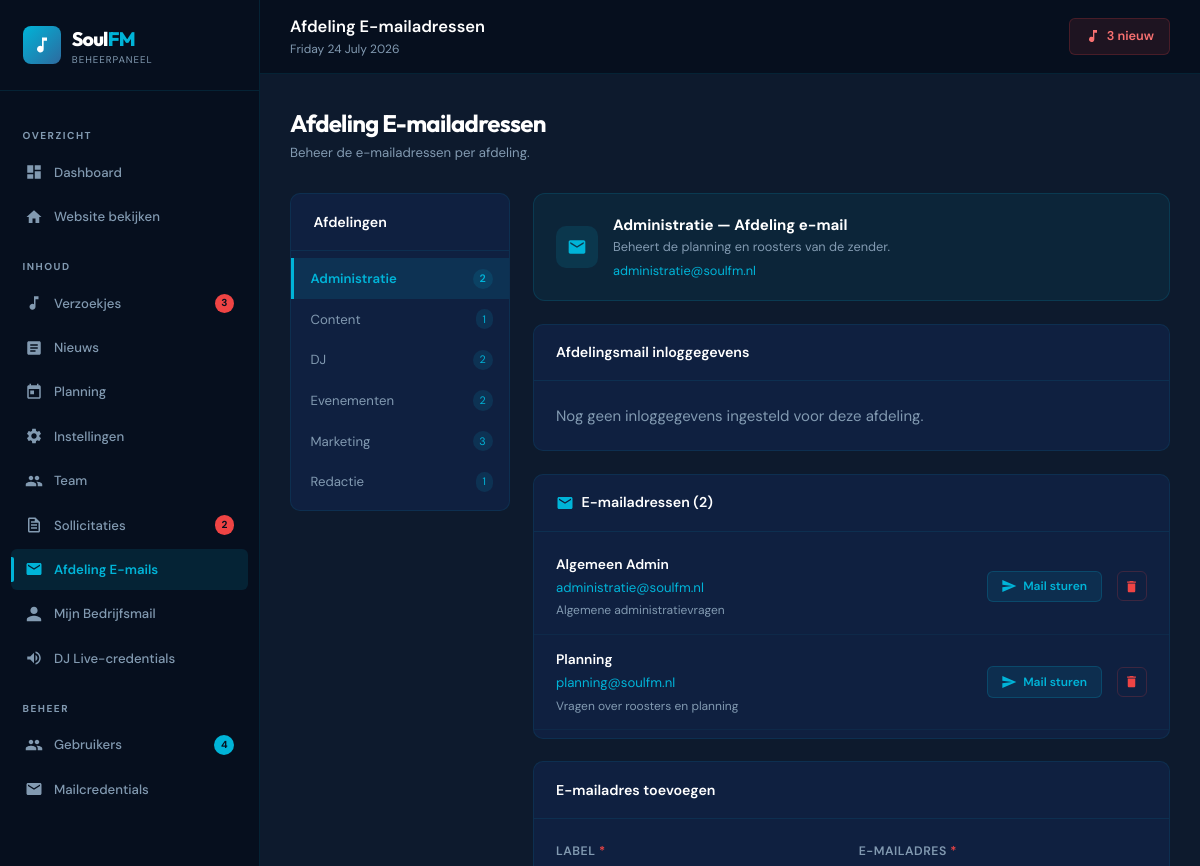
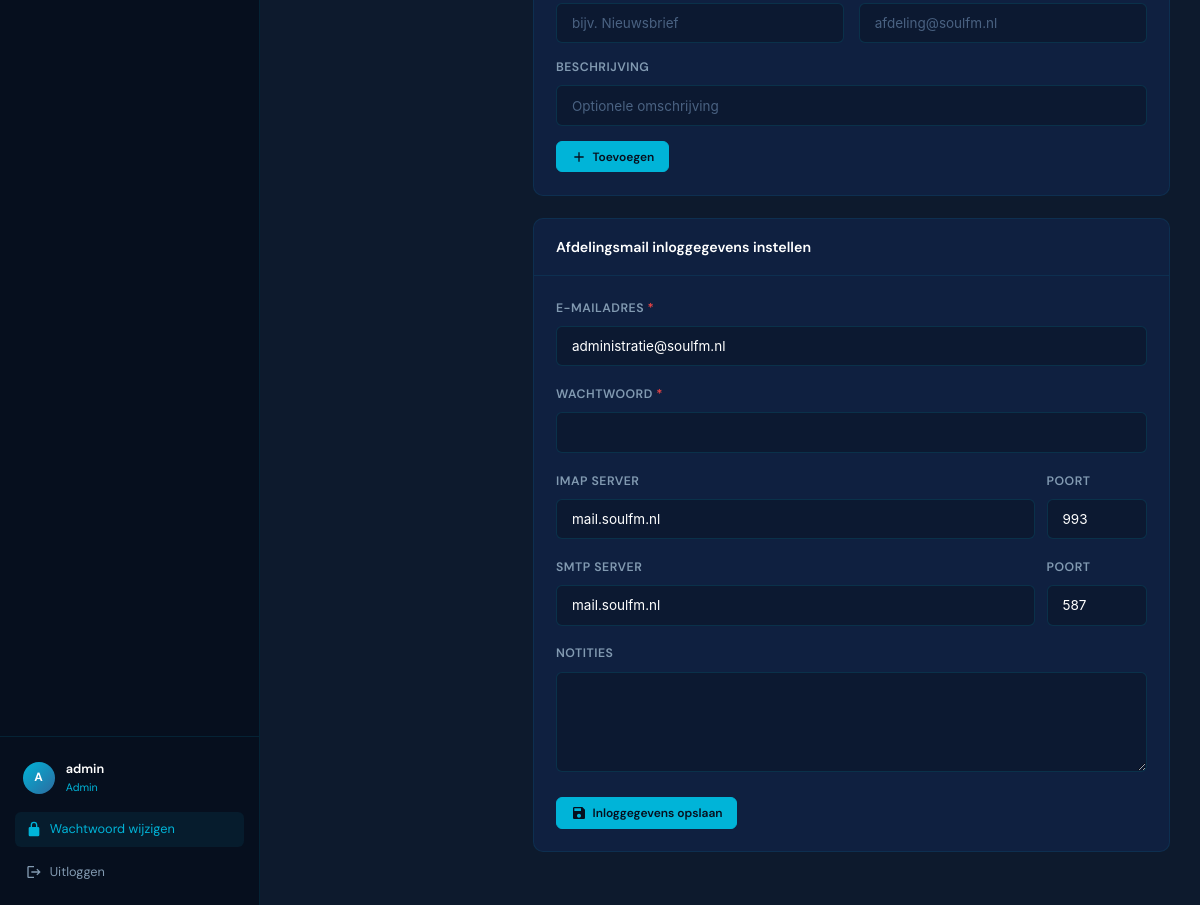
Page /admin/dept-emails.php (signed in) on the committed database (2 pictures, top to bottom).
### tables this page shows
CREATE TABLE IF NOT EXISTS users (
    id INT AUTO_INCREMENT PRIMARY KEY,
    username VARCHAR(50) NOT NULL UNIQUE,
    email VARCHAR(100) NOT NULL UNIQUE,
    password_hash VARCHAR(255) NOT NULL,
    role ENUM(
        'admin',
        'dj',
        'dj_hoofd',
        'administratie',
        'administratie_hoofd',
        'evenementen',
        'evenementen_hoofd',
        'redactie',
        'redactie_hoofd',
        'content',
        'content_hoofd',
        'marketing',
        'marketing_hoofd',
        'moderator',
        'listener'
    ) NOT NULL DEFAULT 'listener',
    avatar VARCHAR(255) DEFAULT NULL,
    active TINYINT(1) NOT NULL DEFAULT 1,
    created_at DATETIME NOT NULL DEFAULT CURRENT_TIMESTAMP,
    last_login DATETIME DEFAULT NULL
);

CREATE TABLE IF NOT EXISTS departments (
    id INT AUTO_INCREMENT PRIMARY KEY,
    slug VARCHAR(50) NOT NULL UNIQUE,
    name VARCHAR(100) NOT NULL,
    description TEXT DEFAULT NULL,
    email VARCHAR(100) DEFAULT NULL,
    head_role VARCHAR(50) NOT NULL,
    member_role VARCHAR(50) NOT NULL,
    created_at DATETIME NOT NULL DEFAULT CURRENT_TIMESTAMP
);

CREATE TABLE IF NOT EXISTS department_emails (
    id INT AUTO_INCREMENT PRIMARY KEY,
    department_slug VARCHAR(50) NOT NULL,
    label VARCHAR(100) NOT NULL,
    email_address VARCHAR(150) NOT NULL,
    description TEXT DEFAULT NULL,
    created_at DATETIME NOT NULL DEFAULT CURRENT_TIMESTAMP
);

### admin/dept-emails.php (the view, shortened to what the rows shown need)
<?php
require_once __DIR__ . '/../includes/auth.php';
require_once __DIR__ . '/../includes/functions.php';
$userRole   = $_SESSION['user_role'] ?? 'listener';
$userDept   = getUserDepartment($userRole);
$isAdmin    = ($userRole === 'admin');
if ($isAdmin) {
    $departments = getDepartments();
    $selectedDept = $_GET['dept'] ?? ($departments[0]['slug'] ?? '');
} else {
    $selectedDept = $userDept ?? '';
    $departments  = $userDept ? [getDepartment($userDept)] : [];
    $departments  = array_filter($departments);
}
$emails = $selectedDept ? getDepartmentEmails($selectedDept) : [];
$currentDeptInfo = $selectedDept ? getDepartment($selectedDept) : null;
$deptCreds = $selectedDept ? getDepartmentMailCredentials($selectedDept) : null;
require_once __DIR__ . '/includes/admin-header.php';
?>
<div class="page-header-admin">
  <div>
    <h1>Afdeling E-mailadressen</h1>
  </div>
</div>
<div style="display:grid;grid-template-columns:<?= $isAdmin ? '220px 1fr' : '1fr' ?>;gap:1.5rem;align-items:start">
  <?php if ($isAdmin && count($departments) > 1): ?>
  <div class="section-card" style="overflow:hidden">
    <nav style="padding:.5rem 0">
      <?php foreach ($departments as $dept): ?>
      <a href="?dept=<?= urlencode($dept['slug']) ?>"
        style="display:flex;align-items:center;gap:.75rem;padding:.65rem 1.1rem;color:<?= $selectedDept===$dept['slug']?'var(--accent)':'var(--text-dim)' ?>;font-size:.88rem;font-weight:<?= $selectedDept===$dept['slug']?'600':'400' ?>;background:<?= $selectedDept===$dept['slug']?'var(--accent-dim)':'transparent' ?>;border-left:3px solid <?= $selectedDept===$dept['slug']?'var(--accent)':'transparent' ?>;transition:all .2s">
        <?= htmlspecialchars($dept['name']) ?>
        <span style="margin-left:auto;font-size:.72rem;background:rgba(0,180,216,.12);color:var(--accent);padding:.1rem .45rem;border-radius:10px">
          <?= count(getDepartmentEmails($dept['slug'])) ?>
        </span>
      </a>
      <?php endforeach; ?>
    </nav>
  </div>
  <?php endif; ?>
  <div>
    <?php if ($currentDeptInfo): ?>
    <div style="background:rgba(0,180,216,0.07);border:1px solid rgba(0,180,216,0.15);border-radius:12px;padding:1.25rem 1.5rem;margin-bottom:1.5rem;display:flex;align-items:center;gap:1rem">
      <div style="width:42px;height:42px;background:rgba(0,180,216,0.12);border-radius:10px;display:flex;align-items:center;justify-content:center;flex-shrink:0">
        <svg viewBox="0 0 24 24" style="width:20px;height:20px;fill:var(--accent)"><path d="M20 4H4c-1.1 0-1.99.9-1.99 2L2 18c0 1.1.9 2 2 2h16c1.1 0 2-.9 2-2V6c0-1.1-.9-2-2-2zm0 4l-8 5-8-5V6l8 5 8-5v2z"/></svg>
      </div>
      <div>
        <div style="font-weight:700;color:var(--white)"><?= htmlspecialchars($currentDeptInfo['name']) ?> — Afdeling e-mail</div>
        <div style="font-size:.85rem;color:var(--text-dim)"><?= htmlspecialchars($currentDeptInfo['description'] ?? '') ?></div>
        <?php if ($currentDeptInfo['email']): ?>
        <div style="font-size:.85rem;margin-top:.25rem"><a href="mailto:<?= htmlspecialchars($currentDeptInfo['email']) ?>" style="color:var(--accent)"><?= htmlspecialchars($currentDeptInfo['email']) ?></a></div>
        <?php endif; ?>
      </div>
    </div>
    <div class="section-card" style="margin-bottom:1.5rem">
      <div class="section-card-header">
        <span class="section-card-title">Afdelingsmail inloggegevens</span>
      </div>
      <div class="section-card-body">
        <?php if (!$deptCreds): ?>
          <div style="color:var(--text-dim)">Nog geen inloggegevens ingesteld voor deze afdeling.</div>
        <?php endif; ?>
      </div>
    </div>
    <div class="section-card" style="margin-bottom:1.5rem">
      <div class="section-card-header">
        <span class="section-card-title">
          <svg viewBox="0 0 24 24"><path d="M20 4H4c-1.1 0-1.99.9-1.99 2L2 18c0 1.1.9 2 2 2h16c1.1 0 2-.9 2-2V6c0-1.1-.9-2-2-2zm0 4l-8 5-8-5V6l8 5 8-5v2z"/></svg>
          E-mailadressen (<?= count($emails) ?>)
        </span>
      </div>
      <?php if ($emails): ?>
      <div style="padding:.5rem 0">
        <?php foreach ($emails as $em): ?>
        <div style="display:flex;align-items:center;gap:1rem;padding:.9rem 1.5rem;border-bottom:1px solid rgba(0,180,216,.06)">
          <div style="flex:1;min-width:0">
            <div style="font-weight:600;font-size:.92rem;color:var(--white)"><?= htmlspecialchars($em['label']) ?></div>
            <a href="mailto:<?= htmlspecialchars($em['email_address']) ?>" style="color:var(--accent);font-size:.88rem"><?= htmlspecialchars($em['email_address']) ?></a>
            <?php if ($em['description']): ?>
            <div style="font-size:.8rem;color:var(--text-dim);margin-top:.15rem"><?= htmlspecialchars($em['description']) ?></div>
            <?php endif; ?>
          </div>
          <a href="mailto:<?= htmlspecialchars($em['email_address']) ?>" class="btn btn-secondary btn-sm">
            <svg viewBox="0 0 24 24"><path d="M2.01 21L23 12 2.01 3 2 10l15 2-15 2z"/></svg>
            Mail sturen
          </a>
          <?php if ($isAdmin): ?>
          <form method="POST" style="display:inline">
            <button type="submit" class="btn-icon del" title="Verwijderen"
              data-confirm-delete="E-mailadres verwijderen?"
              aria-label="Verwijder e-mailadres">
              <svg viewBox="0 0 24 24"><path d="M6 19c0 1.1.9 2 2 2h8c1.1 0 2-.9 2-2V7H6v12zM19 4h-3.5l-1-1h-5l-1 1H5v2h14V4z"/></svg>
            </button>
          </form>
          <?php endif; ?>
        </div>
        <?php endforeach; ?>
      </div>
      <?php else: ?>
      <div style="padding:2.5rem;text-align:center;color:var(--text-dim)">Geen e-mailadressen gevonden voor deze afdeling.</div>
      <?php endif; ?>
    </div>
    <?php if ($isAdmin): ?>
    <div class="section-card">
      <div class="section-card-header">
        <span class="section-card-title">E-mailadres toevoegen</span>
      </div>
      <div class="section-card-body">
        <form method="POST" action="?dept=<?= urlencode($selectedDept) ?>">
          <div style="display:grid;grid-template-columns:1fr 1fr;gap:1rem">
            <div class="form-group" style="margin:0">
              <label class="form-label">Label <span class="req">*</span></label>
              <input type="text" name="label" class="form-control" placeholder="bijv. Nieuwsbrief" required maxlength="100">
            </div>
            <div class="form-group" style="margin:0">
              <label class="form-label">E-mailadres <span class="req">*</span></label>
              <input type="email" name="email_address" class="form-control" placeholder="afdeling@soulfm.nl" required maxlength="150">
            </div>
            <div class="form-group" style="margin:0;grid-column:1/-1">
              <label class="form-label">Beschrijving</label>
              <input type="text" name="description" class="form-control" placeholder="Optionele omschrijving" maxlength="200">
            </div>
          </div>
          <button type="submit" class="btn btn-primary btn-sm" style="margin-top:1rem">
            <svg viewBox="0 0 24 24"><path d="M19 13h-6v6h-2v-6H5v-2h6V5h2v6h6v2z"/></svg>
            Toevoegen
          </button>
        </form>
      </div>
    </div>
    <div class="section-card" style="margin-top:1.5rem">
      <div class="section-card-header">
        <span class="section-card-title">Afdelingsmail inloggegevens instellen</span>
      </div>
      <div class="section-card-body">
        <form method="POST" action="?dept=<?= urlencode($selectedDept) ?>">
          <div class="form-group">
            <label class="form-label">E-mailadres <span class="req">*</span></label>
            <input type="email" name="mail_address" class="form-control" required maxlength="150"
              value="<?= htmlspecialchars($deptCreds['mail_address'] ?? ($selectedDept . '@soulfm.nl')) ?>">
          </div>
          <div class="form-group">
            <label class="form-label">Wachtwoord <?= $deptCreds ? '<span style="font-weight:400;color:var(--text-dim)">(leeg laten = ongewijzigd)</span>' : '<span class="req">*</span>' ?></label>
            <input type="password" name="mail_password" class="form-control" <?= $deptCreds ? '' : 'required' ?> autocomplete="new-password">
          </div>
          <div style="display:grid;grid-template-columns:1fr 100px;gap:.75rem">
            <div class="form-group">
              <label class="form-label">IMAP server</label>
              <input type="text" name="imap_server" class="form-control" value="<?= htmlspecialchars($deptCreds['imap_server'] ?? 'mail.soulfm.nl') ?>">
            </div>
            <div class="form-group">
              <label class="form-label">Poort</label>
              <input type="number" name="imap_port" class="form-control" min="1" max="65535" value="<?= htmlspecialchars((string)($deptCreds['imap_port'] ?? 993)) ?>">
            </div>
          </div>
          <div style="display:grid;grid-template-columns:1fr 100px;gap:.75rem">
            <div class="form-group">
              <label class="form-label">SMTP server</label>
              <input type="text" name="smtp_server" class="form-control" value="<?= htmlspecialchars($deptCreds['smtp_server'] ?? 'mail.soulfm.nl') ?>">
            </div>
            <div class="form-group">
              <label class="form-label">Poort</label>
              <input type="number" name="smtp_port" class="form-control" min="1" max="65535" value="<?= htmlspecialchars((string)($deptCreds['smtp_port'] ?? 587)) ?>">
            </div>
          </div>
          <div class="form-group">
            <label class="form-label">Notities</label>
            <textarea name="extra_notes" class="form-control" rows="3"><?= htmlspecialchars($deptCreds['extra_notes'] ?? '') ?></textarea>
          </div>
          <button type="submit" class="btn btn-primary btn-sm">
            <svg viewBox="0 0 24 24"><path d="M17 3H5c-1.11 0-2 .9-2 2v14c0 1.1.89 2 2 2h14c1.1 0 2-.9 2-2V7l-4-4zm-5 16c-1.66 0-3-1.34-3-3s1.34-3 3-3 3 1.34 3 3-1.34 3-3 3zm3-10H5V5h10v4z"/></svg>
            Inloggegevens opslaan
          </button>
        </form>
      </div>
    </div>
    <?php endif; ?>
    <?php else: ?>
    <div style="text-align:center;padding:4rem;color:var(--text-dim)">Selecteer een afdeling in het menu.</div>
    <?php endif; ?>
  </div>
</div>
<?php require_once __DIR__ . '/includes/admin-footer.php'; ?>

### admin/includes/admin-header.php (shortened to what the rows shown need)
<?php
$currentUser = getCurrentUser();
?>
<!DOCTYPE html>
<html lang="nl">
<head>
  <link rel="stylesheet" href="<?= BASE_URL ?>/assets/css/admin.css">
</head>
<body>
<div class="admin-layout">
  <aside class="sidebar" id="admin-sidebar" role="navigation" aria-label="Admin navigatie">
    <div class="sidebar-footer">
      <div class="sidebar-user">
        <div class="sidebar-avatar"><?= strtoupper(substr($currentUser['username'] ?? 'A', 0, 1)) ?></div>
        <div>
          <div class="sidebar-username"><?= htmlspecialchars($currentUser['username'] ?? '') ?></div>
          <div class="sidebar-role"><?= htmlspecialchars($currentUser['role'] ?? '') ?></div>
        </div>
      </div>
    </div>
  </aside>
  <div class="admin-content">
    <main class="admin-main">

### rows in the picture
users: username "A", username "admin", role "Admin"
departments: name "Administratie", count(getDepartmentEmails($dept['slug'])) "2", description "Beheert de planning en roosters van de zender.", email "administratie@soulfm.nl", mail_address "administratie@soulfm.nl"
departments: name "Content", count(getDepartmentEmails($dept['slug'])) "1"
departments: name "DJ", count(getDepartmentEmails($dept['slug'])) "2"
departments: name "Evenementen", count(getDepartmentEmails($dept['slug'])) "2"
departments: name "Marketing", count(getDepartmentEmails($dept['slug'])) "3"
departments: name "Redactie", count(getDepartmentEmails($dept['slug'])) "1"
department_emails: label "Algemeen Admin", email_address "administratie@soulfm.nl", description "Algemene administratievragen"
department_emails: label "Planning", email_address "planning@soulfm.nl", description "Vragen over roosters en planning"

### other values in the picture
$pendingCount "3"
$newApps "2"
getUserCount() "4"
$pageTitle "Afdeling E-mailadressen"
count($emails) "2"
